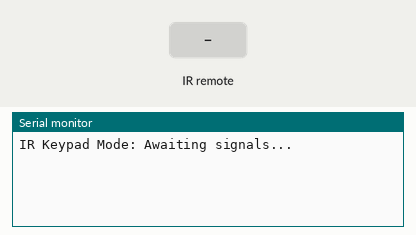
A sketch run on a simulated Arduino Uno, built with avr-gcc and run on an emulated ATmega328P. Parts: the last lines printed to the serial monitor. The inputs (shaded band) are chosen by the test bench.

Above: at 1.2 s.
1.3 s: infrared code 0xC received
At 2.0 s:
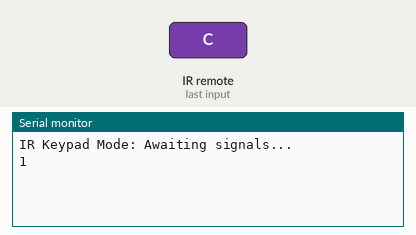
2.8 s: infrared code 0x18 received
At 3.2 s:
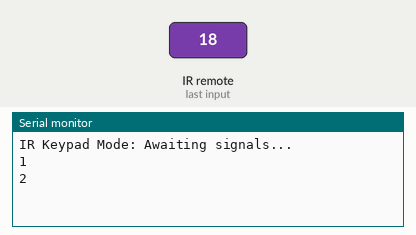

Measured:
- after the input at 1.3 s, the serial monitor: prints a new line at once (image 1)
- after the input at 2.8 s, the serial monitor: prints a new line at once (image 2)

The sketch:

IRremoteReceiver.ino
```cpp
#include <IRremote.hpp>

const uint16_t RECV_PIN = 2;  // IR receiver signal connected to pin 12 on Arduino
IRrecv irrecv(RECV_PIN);

// Variables for debounce logic
unsigned long lastKeyTime = 0;        // Timestamp of the last processed key press
uint32_t lastKey = 0;                 // Last IR command processed
const unsigned long debounceDelay = 300; // Debounce delay in milliseconds

void setup() {
  Serial.begin(115200);
  while (!Serial);  // Wait for Serial Monitor to open
  irrecv.enableIRIn();  // Start the IR receiver
  Serial.println("IR Keypad Mode: Awaiting signals...");
}

void loop() {
  if (irrecv.decode()) {
    uint32_t code = irrecv.decodedIRData.command;
    unsigned long currentTime = millis();

    // Process the key if it's a new press or enough time has passed (debounce)
    if ((currentTime - lastKeyTime > debounceDelay) || (code != lastKey)) {
      lastKey = code;
      lastKeyTime = currentTime;

      int key = -1; // Default: -1 indicates an unknown key

      // Map the raw IR command codes to keypad numbers
      switch (code) {
        case 0xC:  // IR code for '1'
          key = 1;
          break;
        case 0x18:  // IR code for '2'
          key = 2;
          break;
        case 0x5E:  // IR code for '3'
          key = 3;
          break;
        case 0x8:  // IR code for '4'
          key = 4;
          break;
        case 0x1C:  // IR code for '5'
          key = 5;
          break;
        case 0x5A:  // IR code for '6'
          key = 6;
          break;
        case 0x42:  // IR code for '7'
          key = 7;
          break;
        case 0x52:  // IR code for '8'
          key = 8;
          break;
        case 0x4A:  // IR code for '9'
          key = 9;
          break;
        case 0x16:  // IR code for '0'
          key = 0;
          break;
        default:
          Serial.print("Unknown IR code: 0x");
          Serial.println(code, HEX);
          break;
      }

      // If a valid key was detected, print the number
      if (key != -1) {
        Serial.println(key);
      }
    }
    irrecv.resume();  // Prepare to receive the next IR code
  }
}
```
